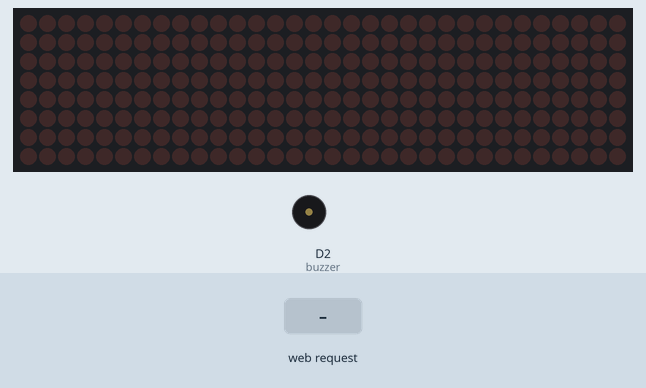
Recording of a program running on a simulated ESP8266 (NodeMCU). Parts: 32×8 LED matrix, buzzer (waves = sounding). Wiring (inferred from the names in the program): 4 × MAX7219 LED driver (orientation assumed): CS D4. Inputs (shaded band) come from the test bench. WiFi joins after 1.5 s; servers stay silent unless stated; what the program prints to the serial monitor is not drawn.

Above: at 2.7 s.
2.8 s: HTTP request GET /mensagem?m=120 received
At 4.63 s:
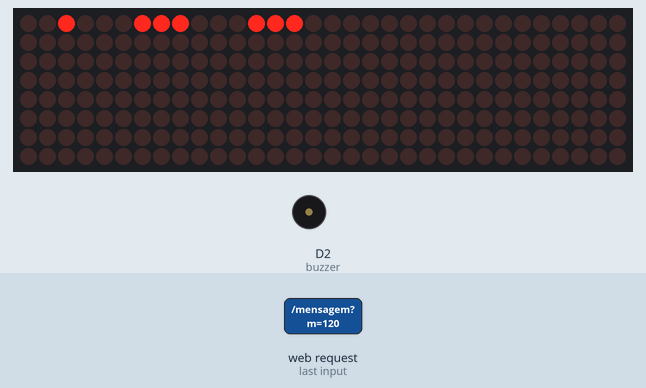
5.8 s: HTTP request GET /mensagem?m=1 received
At 6.6 s:
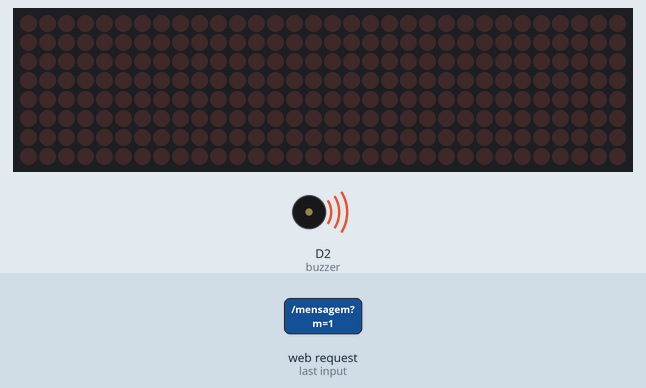
8.8 s: HTTP request GET /mensagem?m=0 received
At 10.64 s:
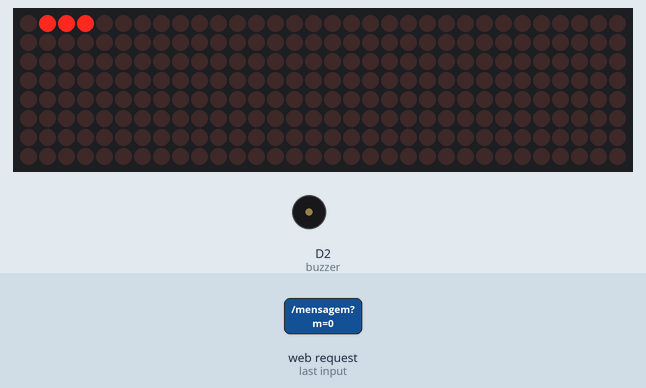
11.8 s: HTTP request GET /mensagem received
At 14.4 s:
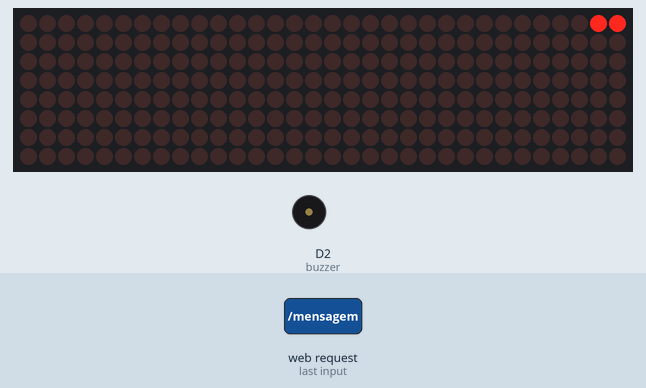
Timing chart, 0 to 15.9 s (numbered marks = the images above; inputs shaded):
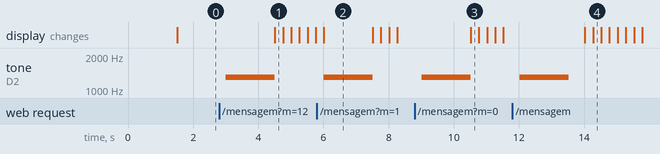

Measured:
- after the input at 2.8 s, tone on D2 (buzzer): silent → 1300 Hz after 0.21 s, → silent 1.5 s later; the display: changes after 1.7 s (image 1)
- after the input at 5.8 s, tone on D2 (buzzer): silent → 1300 Hz after 0.21 s, → silent 1.5 s later
- after the input at 8.8 s, tone on D2 (buzzer): silent → 1300 Hz after 0.22 s, → silent 1.5 s later; the display: changes after 1.7 s (image 3)
- after the input at 11.8 s, tone on D2 (buzzer): silent → 1300 Hz after 0.22 s, → silent 1.5 s later

The program:

main.cpp
```cpp
#include <Arduino.h>
#include <ESP8266WiFi.h>
#include <ESP8266WebServer.h>
#include <FC16.h>

#include "paginaWeb.h"

#define pinoCS D4
#define qtDisplays 4
#define scrollDelay 250
#define buzzer D2

#define SSID "seu_Wifi"
#define SENHA "sua_Senha"

ESP8266WebServer servidor;

FC16 matriz = FC16(pinoCS, qtDisplays);

void imprimeMensagem (void){
  if (servidor.hasArg("m")){
      matriz.clearDisplay();
      const char * mensagem = servidor.arg("m").c_str();//servidor.arg() retorna uma string e c_str transforma em array de char
      matriz.setText(mensagem);
  }
  tone(buzzer,1300);
  delay(1500);
  noTone(buzzer);
}

void setup() {
  pinMode(buzzer,OUTPUT);

  WiFi.begin(SSID,SENHA);
  Serial.begin(115200);

  while(WiFi.status()!=WL_CONNECTED){//Enquanto a conexão não é realizada
    Serial.print(".");
    delay(500);
  }

  Serial.print("IP Address: ");
  Serial.println(WiFi.localIP());//Ip onde tenho que me conectar

  matriz.begin();
  matriz.setIntensity(8);
  matriz.clearDisplay();

  servidor.on("/mensagem", HTTP_GET, imprimeMensagem);
  servidor.begin();
}

void loop() {
  servidor.send(200,"text/html", codigoWeb);
  servidor.handleClient();
  matriz.update();
  delay(scrollDelay);

}
```

paginaWeb.h
```cpp
char codigoWeb[] PROGMEM = R"=====(
<!DOCTYPE html>
<html lang="pt-br">
<head>
    <meta charset="UTF-8">
    <meta http-equiv="X-UA-Compatible" content="IE=edge">
    <meta name="viewport" content="width=device-width, initial-scale=1.0">
    <title>Mensagem</title>
    <style>
        body{
            background-color: rgba(14, 165, 114, 0.966);
            display: flex;
            flex-direction: column;
            align-items: center;

        }
        h1{
            color: white;
            margin-bottom: 3px;
        }
        p{
            font-size: large;
            color: white;
        }
        div{
            display: flex;
            flex-direction: column;
            align-items: center;
        }
        input{
            margin: 10px;
            font-size: large;
            border-radius: 10px;

        }
        input[type="text"]{
            width: 230%;
            font-size: large;
        }
        input[type="button"]{
            padding: 5px 15px 5px 15px;
        }
    </style>
</head>
<body>
    <h1>Mande uma mensagem para a Lelê:</h1>
    <p>Obs: Sem caracteres especiais porque o display não suporta</p>
    <div>
        <input type="text" id="texto">
        <input type = "button" id="btn" value="Enviar">
    </div>
    <script>
        const fazRequisicao = function(mensagem){
            //console.log(mensagem);
            let request = new XMLHttpRequest();
            let url =`/mensagem?m=${mensagem}`;
            request.open("GET", url, true);
            request.send();
        }

        const botao = document.getElementById("btn");
        const texto = document.getElementById("texto");

        botao.addEventListener("click",function(){
            if(texto.value){
                fazRequisicao(texto.value);
                texto.value = "";
            }
        });
    </script>
</body>
</html>
)=====";
```
